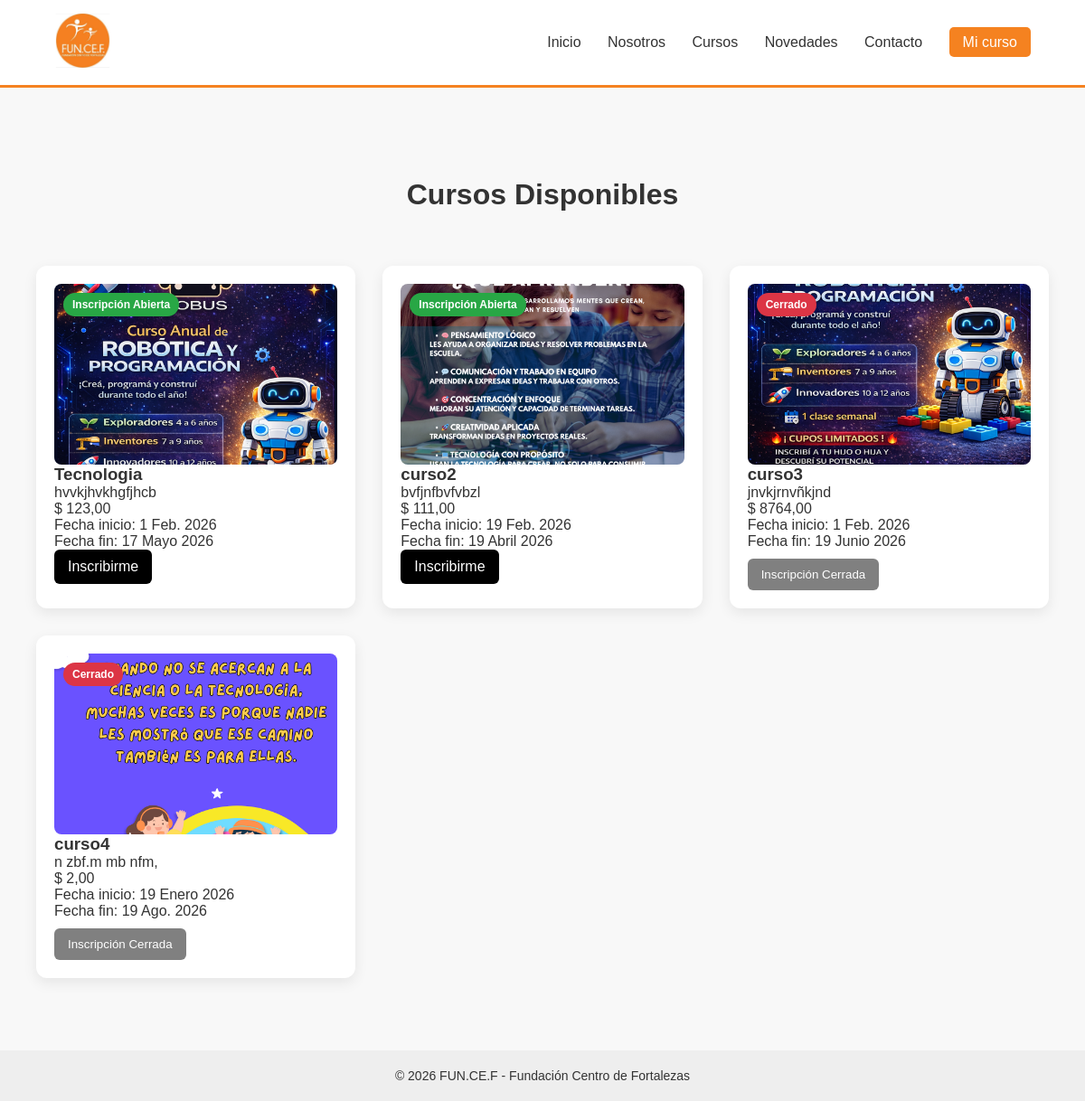
Screenshot of /cursos/ with the database file from the repository.
### web/models.py (models this page shows, shortened)
class Curso(models.Model):
    nombre = models.CharField(max_length=200)
    descripcion = models.TextField()
    imagen = models.ImageField(upload_to='cursos/')
    cupo_maximo = models.IntegerField()
    valor = models.DecimalField(max_digits=10, decimal_places=2)
    ESTADO_CHOICES = [
        ('abierto', 'Abierto'),
        ('cerrado', 'Cerrado'),
        ('proximo', 'Próximamente'),
    ]
    estado = models.CharField(
        max_length=20,
        choices=ESTADO_CHOICES,
        default='cerrado'
    )
    fecha_inicio_inscripcion = models.DateField()
    fecha_fin_inscripcion = models.DateField()
    fecha_creacion = models.DateTimeField(auto_now_add=True)
    def __str__(self):
        return self.nombre
    @property
    def inscripcion_habilitada(self):
        hoy = timezone.localdate()
        return (
            self.estado == "abierto"
            and self.fecha_inicio_inscripcion <= hoy <= self.fecha_fin_inscripcion
        )

### web/views.py (the view)
# urls.py: path('cursos/', views.lista_cursos, name='cursos'),
def lista_cursos(request):
    print("ENTRÉ A LISTA_CURSOS")
    cursos = Curso.objects.all()
    print("CURSOS:", cursos)
    return render(request, 'web/cursos.html', {'cursos': cursos})

### web/templates/web/cursos.html
{% extends 'web/base.html' %}
{% block content %}
<h1 class="titulo-seccion">Cursos Disponibles</h1>
<div class="contenedor-cursos">
    {% for curso in cursos %}
        <div class="card-curso">
            {% if curso.imagen %}
                <div class="imagen-container">
                    <img src="{{ curso.imagen.url }}" alt="{{ curso.nombre }}">
                    {% if curso.inscripcion_habilitada %}
                        <span class="badge abierta">Inscripción Abierta</span>
                    {% else %}
                        <span class="badge cerrada">Cerrado</span>
                    {% endif %}
                </div>
            {% endif %}
            <div class="card-body">
                <h3>{{ curso.nombre }}</h3>
                <p class="descripcion">
                    {{ curso.descripcion|truncatewords:18 }}
                </p>
                <p class="precio">$ {{ curso.valor }}</p>
                <p>Fecha inicio: {{ curso.fecha_inicio_inscripcion }}</p>
                <p>Fecha fin: {{ curso.fecha_fin_inscripcion }}</p>
                {% if curso.inscripcion_habilitada %}
                    <a href="{% url 'inscribirse' curso.id %}" class="btn-inscribirse">
                        Inscribirme
                    </a>
                {% else %}
                    <button class="btn-cerrado" disabled>
                        Inscripción Cerrada
                    </button>
                {% endif %}
            </div>
        </div>
    {% endfor %}
</div>
{% endblock %}

### static/css/style.css (style rules this page uses)
* { margin: 0; padding: 0; box-sizing: border-box; }
body { font-family: Arial, Helvetica, sans-serif; background-color: #F8F8F8; color: #333333; }
.contenedor-cursos { display: grid; grid-template-columns: repeat(auto-fit, minmax(300px, 1fr)); gap: 20px; }
.card-curso { background: white; border-radius: 10px; padding: 15px; box-shadow: 0 4px 10px rgba(0,0,0,0.1); }
.card-curso img { width: 100%; height: 200px; object-fit: cover; border-radius: 8px; }
button { margin-top: 10px; padding: 8px 12px; background: black; color: white; border: none; cursor: pointer; }
button:disabled { background: gray; cursor: not-allowed; }
.card-curso, .card-novedad { background: white; padding: 20px; border-radius: 15px; box-shadow: 0 4px 15px rgba(0,0,0,0.1); }
.titulo-seccion { text-align: center; margin: 40px 0; }
.contenedor-cursos { display: grid; grid-template-columns: repeat(3, 1fr); gap: 30px; padding: 20px 40px; }
.card-curso { background: white; border-radius: 12px; overflow: hidden; box-shadow: 0 5px 15px rgba(0,0,0,0.08); transition: transform 0.3s ease; display: flex; flex-direction: column; }
.imagen-container { position: relative; height: 200px; overflow: hidden; }
.imagen-container img { width: 100%; height: 100%; object-fit: cover; }
.badge { position: absolute; top: 10px; left: 10px; padding: 6px 10px; font-size: 12px; font-weight: bold; border-radius: 20px; color: white; }
.abierta { background: #28a745; }
.cerrada { background: #dc3545; }
.btn-inscribirse { display: inline-block; padding: 10px 15px; background: black; color: white; text-decoration: none; border-radius: 6px; transition: 0.3s; }
.btn-cerrado { padding: 10px 15px; background: #999; color: white; border: none; border-radius: 6px; }

### rows the page displays
Curso: imagen (picture), estado "Inscripción Abierta", nombre "Tecnologia", descripcion "hvvkjhvkhgfjhcb", valor "123,00", fecha_inicio_inscripcion "1 Feb. 2026", fecha_fin_inscripcion "17 Mayo 2026"
Curso: imagen (picture), estado "Inscripción Abierta", nombre "curso2", descripcion "bvfjnfbvfvbzl", valor "111,00", fecha_inicio_inscripcion "19 Feb. 2026", fecha_fin_inscripcion "19 Abril 2026"
Curso: imagen (picture), estado "Cerrado", nombre "curso3", descripcion "jnvkjrnvñkjnd", valor "8764,00", fecha_inicio_inscripcion "1 Feb. 2026", fecha_fin_inscripcion "19 Junio 2026"
Curso: imagen (picture), estado "Cerrado", nombre "curso4", descripcion "n zbf.m mb nfm,", valor "2,00", fecha_inicio_inscripcion "19 Enero 2026", fecha_fin_inscripcion "19 Ago. 2026"
